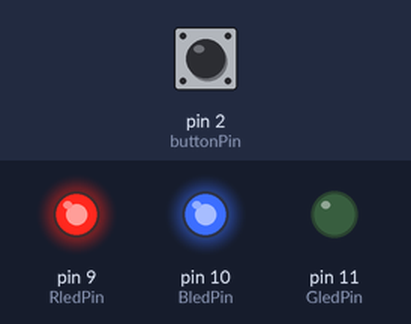
Bench run of a sketch on a simulated Arduino Uno, built with avr-gcc and run on an emulated ATmega328P. Parts: output pins drawn as LEDs (lit = HIGH). Inputs (shaded band) come from the test bench; at power-on: pin 2 (buttonPin) LOW.

Above: at 1.2 s.
1.3 s: pin 2 (buttonPin) pulled HIGH for 0.15 s
At 2.2 s:
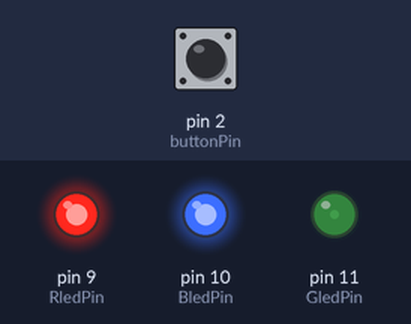
4.4 s: pin 2 (buttonPin) pulled HIGH for 1 s
At 5.7 s:
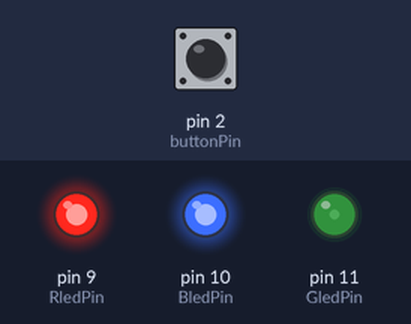
8.4 s: pin 2 (buttonPin) pulled HIGH for 0.15 s
At 8.8 s:
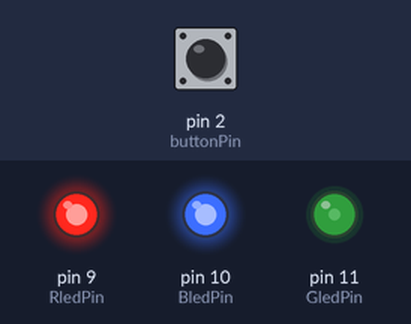
11.5 s: pin 2 (buttonPin) pulsed HIGH 5 times (0.12 s each, 0.3 s apart)
Timing chart, 0 to 28.2 s (numbered marks = the images above; inputs shaded):
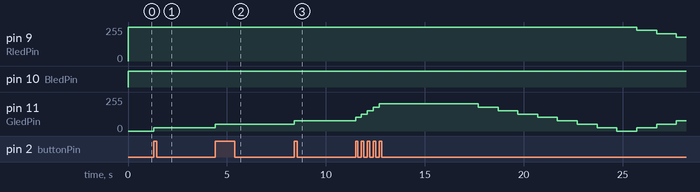

The sketch:

toy_interactive.ino
```cpp
const int RledPin = 9;
const int BledPin = 10;
const int GledPin = 11;
const int buttonPin = 2;

int mood = 0;
const int neutralMood = 10;
int buttonState = 0;
bool ButtonPressed = false;
unsigned long touchedTimer = 0;
unsigned long reducedTimer = 0;
const long unTouchInterval = 5000;
const long reducedInterval = 1000;
int fadingDirection = 1;

void setup() {
    // put your setup code here, to run once:
  pinMode(buttonPin, INPUT);
  pinMode(RledPin, OUTPUT);
  pinMode(BledPin, OUTPUT);
  pinMode(GledPin, OUTPUT);

  mood = neutralMood;
}

void loop() {
    // put your main code here, to run repeatedly:
    showLEDState(mood);

  buttonState = digitalRead(buttonPin);

  if(buttonState == HIGH && !ButtonPressed){
    //increase the mood
    mood = mood + 1;
    if(mood > 20) mood = 20;
    touchedTimer = millis();
    ButtonPressed = true;
  }
  if(buttonState == LOW && ButtonPressed){
    ButtonPressed = false;
   }
   unsigned long currentTimer = millis();
   if(currentTimer - touchedTimer >unTouchInterval){
    if(currentTimer - reducedTimer > reducedInterval){
      mood = mood -1;
      if(mood < 0) mood = 0;
      reducedTimer = currentTimer;
    }
   }
}
   void showLEDState(int state){

      float brightnessInterval = 255 / 10.0;
  if(mood>= neutralMood){
    analogWrite(RledPin, 255);
    analogWrite(GledPin, brightnessInterval * (mood - neutralMood));
    analogWrite(BledPin, 255 - brightnessInterval * (neutralMood - mood));
  }
  else{
    analogWrite(RledPin, 255 - brightnessInterval * (neutralMood - mood));
    analogWrite(GledPin, brightnessInterval * (neutralMood - mood));
    analogWrite(BledPin, 255);
  }
}
```

Measured:
- after the input at 1.3 s, pin 11 (GledPin): 0/255 → 25/255 at once
- after the input at 4.4 s, pin 9 (RledPin): stays 255/255 (without the input it goes to 229/255 after 2.9 s)
- after the input at 8.4 s, pin 9 (RledPin): stays 255/255 (without the input it goes to 229/255 after 3.0 s)
